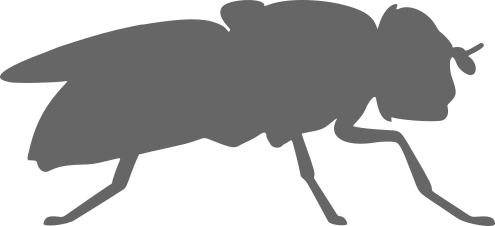
#> input picture images/pathway/Pollinator.png, 495 x 226 px
$ python add_pollinator_icons_matrix.py
#> lines starting #> are read from the running program, lines starting #| are printed output that depends on the picture; pictures that were not available may be replaced by others from this repository, and a replacement may not be noted
#!/usr/bin/env python3
"""
Adds visual pollinator silhouettes above:
1. Slide 31 (freud_transport_network.png):
   - Pollinator without pollen above "Visits: which flowers they visit" (left matrix)
   - Pollinator with pollen (Pollen_load_HP.png) above "Pollen: whose pollen they carry" (right matrix)
2. Slide 32 (freud_transport_vs_visits.png):
   - Pollinator without pollen above "Share of visits" (left legend entry)
   - Pollinator with pollen (Pollen_load_HP.png) above "Share of carried pollen" (right legend entry)
"""

import os
import shutil
from PIL import Image

BASE_DIR = os.path.dirname(os.path.dirname(os.path.abspath(__file__)))

def process_figures():
    images_dir = os.path.join(BASE_DIR, 'images')
    docs_images_dir = os.path.join(BASE_DIR, 'docs', 'images')
    pathway_dir = os.path.join(images_dir, 'pathway')

    # Load icons
    pol_no = Image.open(os.path.join(pathway_dir, 'Pollinator.png')).convert('RGBA')
#> pol_no is the input picture: PIL image 495x226 RGBA; mean R, G, B, A 176.7, 176.7, 176.7, 127.6
    pol_hp = Image.open(os.path.join(pathway_dir, 'Pollen_load_HP.png')).convert('RGBA')
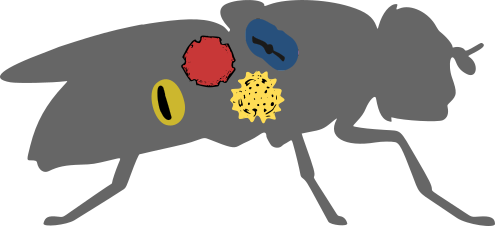
#> input picture images/pathway/Pollen_load_HP.png, 495 x 226 px
#> pol_hp is the input picture: PIL image 495x226 RGBA; mean R, G, B, A 179.6, 177.2, 174.7, 127.6

    # --- 1. Freud Transport Network (Slide 31) ---
    net_path = os.path.join(images_dir, 'freud_transport_network.png')
    net_raw = os.path.join(images_dir, 'freud_transport_network_raw.png')
    if not os.path.exists(net_raw):
        shutil.copyfile(net_path, net_raw)

    im_net = Image.open(net_raw).convert('RGBA')
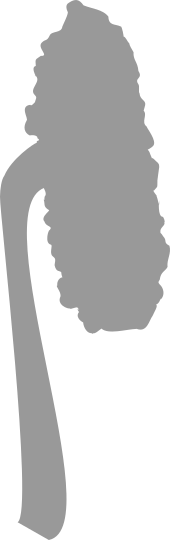
#> input picture images/pathway/Anthers.png, 170 x 540 px, given in place of freud_transport_network_raw.png, which was not available
#> im_net is the input picture: PIL image 170x540 RGBA; mean R, G, B, A 203.5, 203.5, 203.5, 126.2
    w_net, h_net = im_net.size # 2600, 1280
#> w_net = 170; h_net = 540

    top_add_net = 125
    canvas_net = Image.new('RGBA', (w_net, h_net + top_add_net), (255, 255, 255, 255))
#> canvas_net: PIL image 170x665 RGBA; every value is 255
    canvas_net.paste(im_net, (0, top_add_net))
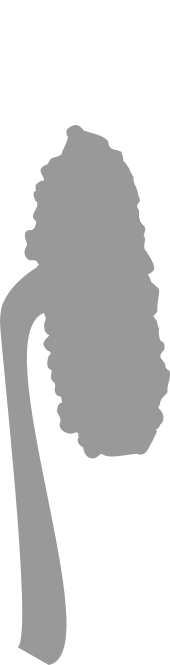
#> canvas_net: PIL image 170x665 RGBA; mean R, G, B, A 213.2, 213.2, 213.2, 150.4; transparent parts drawn white

    icon_h_net = 100
    icon_w_net = int(pol_no.width * (icon_h_net / pol_no.height)) # 219
#> icon_w_net = 219
    pol_no_net = pol_no.resize((icon_w_net, icon_h_net), Image.Resampling.LANCZOS)
    pol_hp_net = pol_hp.resize((icon_w_net, icon_h_net), Image.Resampling.LANCZOS)
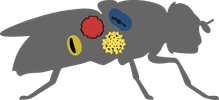
#> pol_hp_net: PIL image 219x100 RGBA; mean R, G, B, A 60, 57.6, 55.1, 127.6; transparent parts drawn white

    # Matrix 1 x span: 457 to 1308 -> center = 882.5
    # Matrix 2 x span: 1357 to 2208 -> center = 1782.5
    x1_net = int(882.5 - icon_w_net / 2)
#> x1_net = 773
    x2_net = int(1782.5 - icon_w_net / 2)
#> x2_net = 1673
    y_net = 12

    canvas_net.paste(pol_no_net, (x1_net, y_net), pol_no_net)
    canvas_net.paste(pol_hp_net, (x2_net, y_net), pol_hp_net)

    out_net_rgb = canvas_net.convert('RGB')
    out_net_rgb.save(net_path, quality=95)
    out_net_rgb.save(os.path.join(docs_images_dir, 'freud_transport_network.png'), quality=95)
    print(f"Saved updated {net_path} (size: {out_net_rgb.size})")
#| Saved updated images/freud_transport_network.png (size: (170, 665))

    # --- 2. Freud Transport vs Visits (Slide 32) ---
    vs_path = os.path.join(images_dir, 'freud_transport_vs_visits.png')
    vs_raw = os.path.join(images_dir, 'freud_transport_vs_visits_raw.png')
    if not os.path.exists(vs_raw):
        shutil.copyfile(vs_path, vs_raw)

    im_vs = Image.open(vs_raw).convert('RGBA')
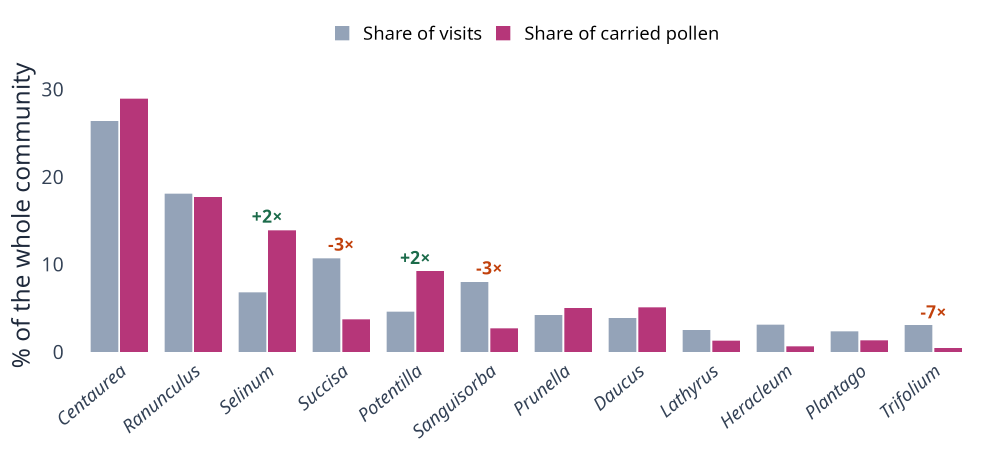
#> input picture images/freud_transport_vs_visits_raw.png, 2970 x 1364 px (shown at 1/3 size)
    w_vs, h_vs = im_vs.size # 2970, 1364
#> w_vs = 2970; h_vs = 1364

    top_add_vs = 145
    canvas_vs = Image.new('RGBA', (w_vs, h_vs + top_add_vs), (255, 255, 255, 255))
#> canvas_vs: PIL image 2970x1509 RGBA; every value is 255
    canvas_vs.paste(im_vs, (0, top_add_vs))
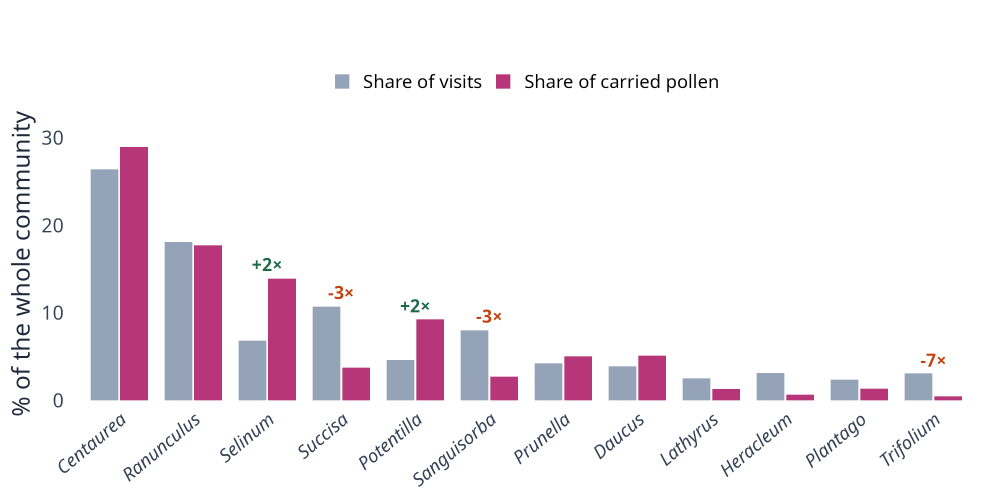
#> canvas_vs: PIL image 2970x1509 RGBA (shown at 1/3 size); mean R, G, B, A 244, 239.1, 243.2, 255

    icon_h_vs = 120
    icon_w_vs = int(pol_no.width * (icon_h_vs / pol_no.height)) # 262
#> icon_w_vs = 262
    pol_no_vs = pol_no.resize((icon_w_vs, icon_h_vs), Image.Resampling.LANCZOS)
    pol_hp_vs = pol_hp.resize((icon_w_vs, icon_h_vs), Image.Resampling.LANCZOS)
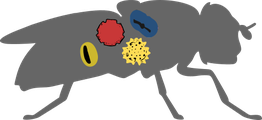
#> pol_hp_vs: PIL image 262x120 RGBA; mean R, G, B, A 59.2, 56.9, 54.3, 127.6; transparent parts drawn white

    # Legend Item 1 (Share of visits): x span 1005 to 1443 -> center = 1224
    # Legend Item 2 (Share of carried pollen): x span 1488 to 2153 -> center = 1820.5
    x1_vs = int(1224 - icon_w_vs / 2)
#> x1_vs = 1093
    x2_vs = int(1820.5 - icon_w_vs / 2)
#> x2_vs = 1689
    y_vs = 14

    canvas_vs.paste(pol_no_vs, (x1_vs, y_vs), pol_no_vs)
    canvas_vs.paste(pol_hp_vs, (x2_vs, y_vs), pol_hp_vs)

    out_vs_rgb = canvas_vs.convert('RGB')
    out_vs_rgb.save(vs_path, quality=95)
    out_vs_rgb.save(os.path.join(docs_images_dir, 'freud_transport_vs_visits.png'), quality=95)
    print(f"Saved updated {vs_path} (size: {out_vs_rgb.size})")
#| Saved updated images/freud_transport_vs_visits.png (size: (2970, 1509))

if __name__ == '__main__':
    process_figures()
